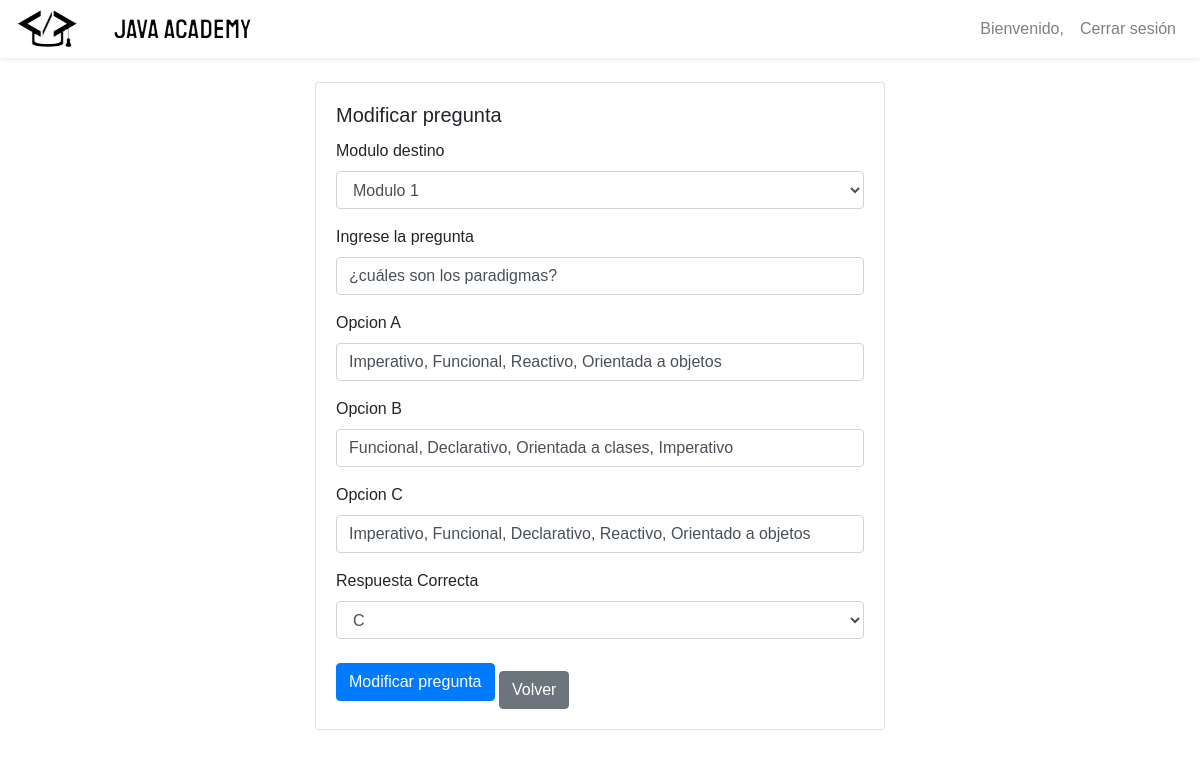
Page /views/dashboard/modify_question.php?ejercicioId=3 on the committed database.
### tables this page shows
CREATE TABLE `ejercicios` (
  `ejercicioId` int(11) NOT NULL,
  `moduloId` int(11) DEFAULT NULL,
  `pregunta` varchar(255) NOT NULL,
  `opcion_a` varchar(255) NOT NULL,
  `opcion_b` varchar(255) NOT NULL,
  `opcion_c` varchar(255) NOT NULL,
  `resp_crrct` char(1) NOT NULL
);

### services/questions_service.php (called while the page is built, shortened)
<?php
class QuestionsService {
    private $pdo;
    public function __construct($pdo){
        $this->pdo = $pdo;
    }
    public function getQuestionById($ejercicioId){
        $query = "SELECT * FROM ejercicios WHERE ejercicioId = :ejercicioId";
        $stmt = $this->pdo->prepare($query);
        $stmt->execute(['ejercicioId' => $ejercicioId]);
        $result = $stmt->fetchAll(PDO::FETCH_ASSOC);
        return $result;
    }
}
?>

### views/dashboard/modify_question.php (the view, shortened to what this page needs)
<?php
$ejercicioId = $_GET['ejercicioId'] ?? '';
require_once __DIR__ . '/../../config/database.php';
require_once __DIR__ . '/../../services/questions_service.php';
$getQuestionsService = new QuestionsService($pdo);
$getQuestions = $getQuestionsService->getQuestionById($ejercicioId);
?>
<!DOCTYPE html>
<html lang="es">
<head>
    <link href="https://stackpath.bootstrapcdn.com/bootstrap/4.5.2/css/bootstrap.min.css" rel="stylesheet">
    <link href="https://cdnjs.cloudflare.com/ajax/libs/bootstrap-icons/1.10.0/font/bootstrap-icons.min.css" rel="stylesheet">
    <link href="../../public/css/dashboard-style.css" rel="stylesheet">
</head>
<body>
    <nav class="navbar navbar-expand-lg navbar-light bg-white shadow-sm">
        <img src="../../public/images/logo.png" alt="Java Academy Logo">
        <div class="navbar-nav ml-auto">
            <span class="nav-item nav-link">Bienvenido,</span>
            <a class="nav-item nav-link" href="logout.php">Cerrar sesión</a>
        </div>
    </nav>
    <div class="container-fluid mt-4">
        <div class="row">
            <div class="col-md-6 offset-md-3">
                <div class="card">
                    <div class="card-body">
                        <h5 class="card-title">Modificar pregunta</h5>
                        <form id="modQuestionForm" action="../../services/update_questions.php" method="post">
                            <?php foreach ($getQuestions as $question): ?>
                            <div class="form-group">
                                <label for="moduloId">Modulo destino</label>
                                <select name="moduloId" id="moduloId" class="form-control" required>
                                    <option value="1" <?php echo $question['moduloId'] == 1 ? 'selected' : ''; ?>>Modulo 1</option>
                                </select>
                            </div>
                            <div class="form-group">
                                <label for="pregunta">Ingrese la pregunta</label>
                                <input type="text" class="form-control" id="pregunta" name="pregunta" value="<?php echo htmlspecialchars($question['pregunta']); ?>" required>
                            </div>
                            <div class="form-group">
                                <label for="opcion_a">Opcion A</label>
                                <input type="text" class="form-control" id="opcion_a" name="opcion_a" value="<?php echo htmlspecialchars($question['opcion_a']); ?>" required>
                            </div>
                            <div class="form-group">
                                <label for="opcion_b">Opcion B</label>
                                <input type="text" class="form-control" id="opcion_b" name="opcion_b" value="<?php echo htmlspecialchars($question['opcion_b']); ?>" required>
                            </div>
                            <div class="form-group">
                                <label for="opcion_c">Opcion C</label>
                                <input type="text" class="form-control" id="opcion_c" name="opcion_c" value="<?php echo htmlspecialchars($question['opcion_c']); ?>" required>
                            </div>
                            <div class="form-group">
                                <label for="resp_crrct">Respuesta Correcta</label>
                                <select name="resp_crrct" id="resp_crrct" class="form-control" required>
                                    <option value="C" <?php echo $question['resp_crrct'] == 'C' ? 'selected' : ''; ?>>C</option>
                                </select>
                            </div>
                            <?php endforeach; ?>
                            <button type="submit" class="btn btn-primary">Modificar pregunta</button>
                            <a href="tutor_dashboard.php" class="btn btn-secondary mt-3">Volver</a>
                        </form>
                    </div>
                </div>
            </div>
        </div>
    </div>
</body>
</html>

### public/css/dashboard-style.css (style rules this page uses)
body { font-family: Arial, sans-serif; margin: 0; padding: 0; }

### rows in the picture
ejercicios: moduloId "Modulo 1", pregunta "¿cuáles son los paradigmas?", opcion_a "Imperativo, Funcional, Reactivo, Orientada a objetos", opcion_b "Funcional, Declarativo, Orientada a clases, Imperativo", opcion_c "Imperativo, Funcional, Declarativo, Reactivo, Orientado a objetos", resp_crrct "C"
